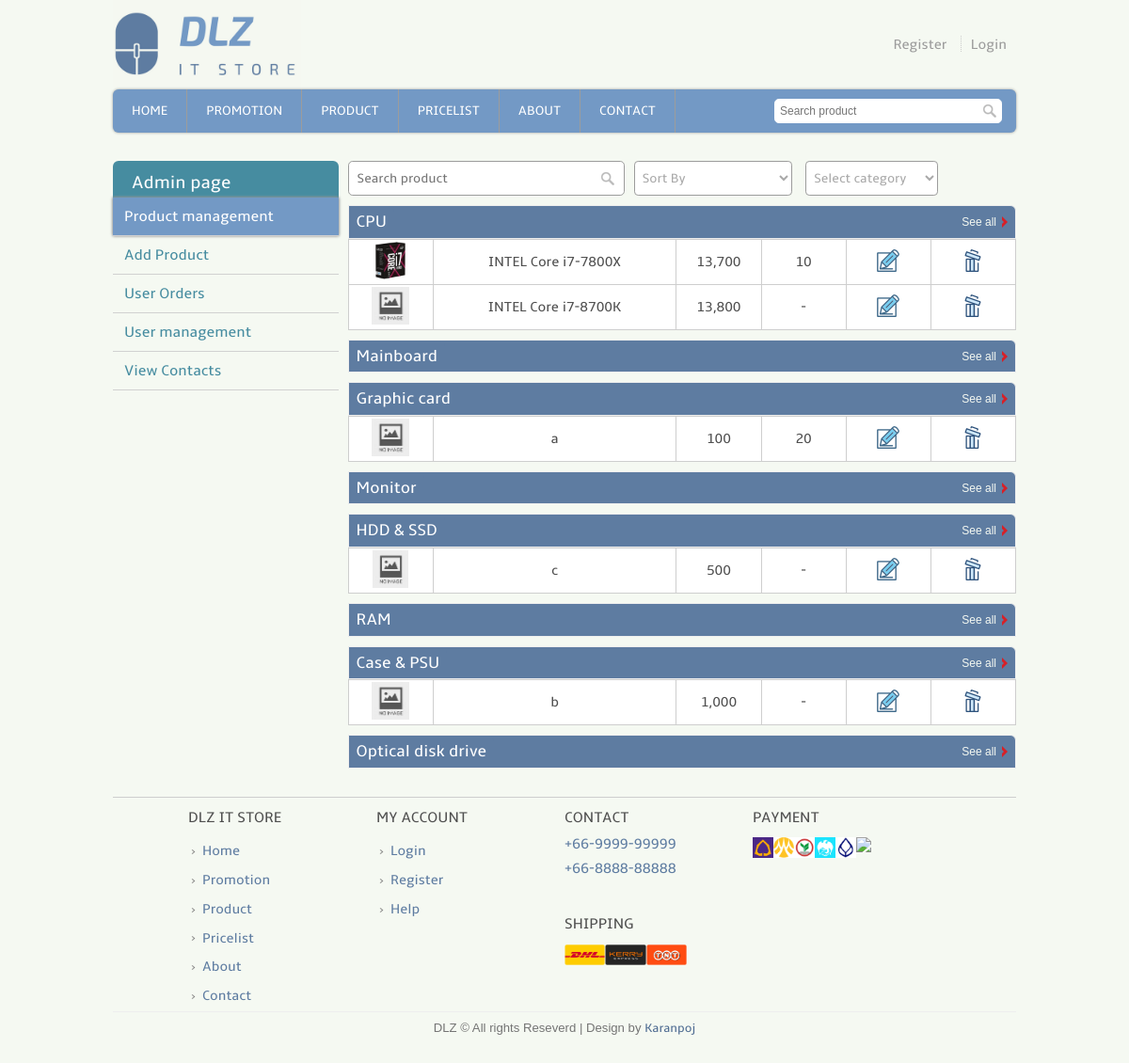
The app's page /admin.php, older data.
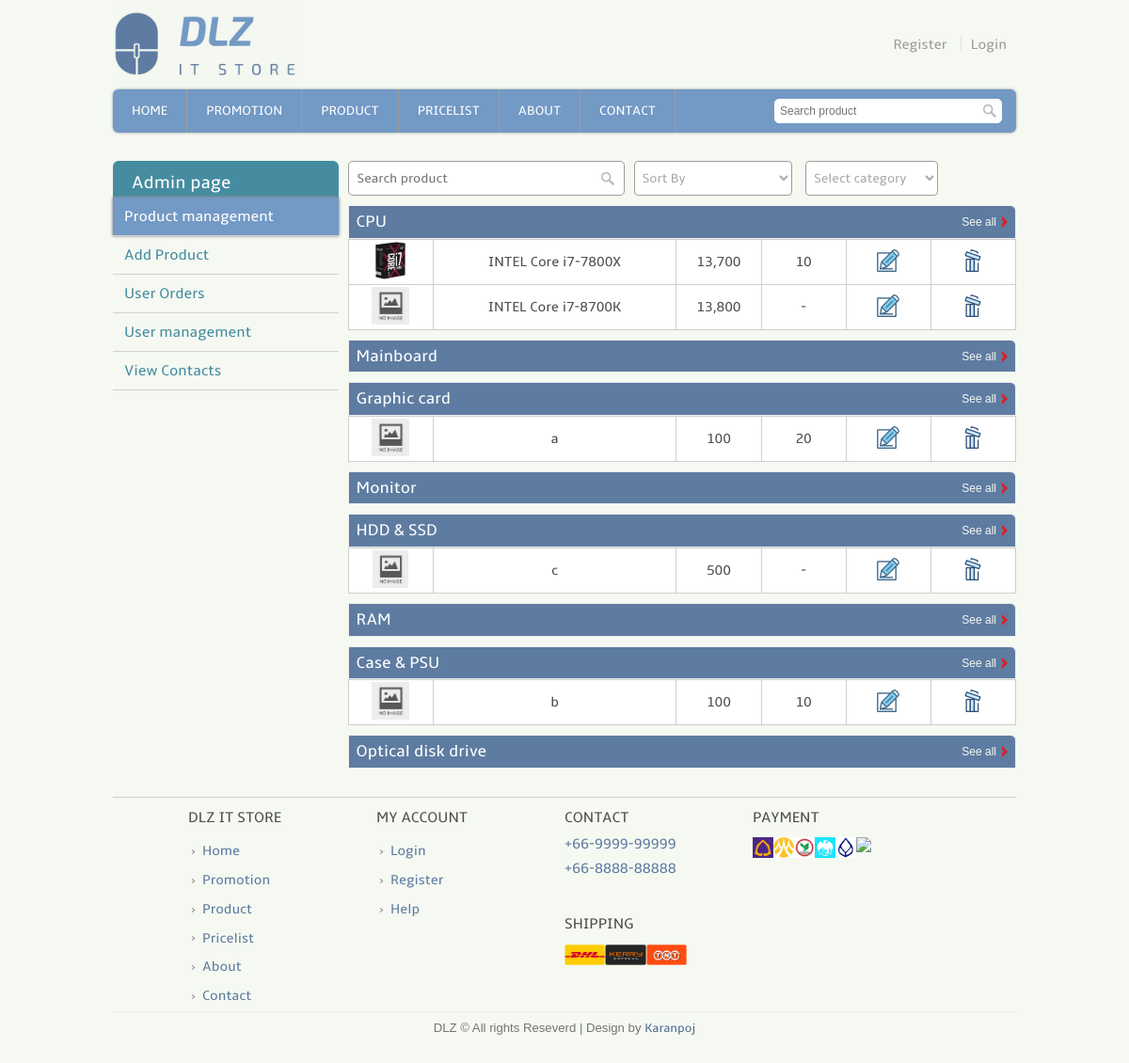
The same page, newer data.
### tables this page shows
CREATE TABLE `product` (
  `pro_id` int(11) NOT NULL,
  `pro_name` varchar(255) NOT NULL,
  `pro_pic` varchar(255) NOT NULL,
  `pro_desc` text NOT NULL,
  `pro_price` float NOT NULL,
  `pro_pdis` int(11) NOT NULL,
  `pro_psale` float NOT NULL,
  `pro_warr` varchar(11) NOT NULL,
  `pro_detail` text NOT NULL,
  `pro_avai` int(11) NOT NULL,
  `cat_id` int(11) NOT NULL
);

### template.class.php (called while the page is built, shortened)
<?php
    class Template {
        protected $file;
        protected $values = array();
        public function __construct($file) {
            $this->file = $file;
        }
        public function set($key, $value) {
            $this->values[$key] = $value;
        }
        public function output() {
            $output = file_get_contents($this->file);
            foreach ($this->values as $key => $value) {
            	$tagToReplace = "[@$key]";
            	$output = str_replace($tagToReplace, $value, $output);
            }
            return $output;
        }
    }
?>

### admin.php (the view, shortened to what the changed rows need)
<?php
	require_once('connect.php');
	include("template.class.php");
	if(!isset($_SESSION['username']))
	{
		$layout_header = new Template("layout_header.tpl");
		$layout_footer = new Template("layout_footer.tpl");
	}
	$layout_header->set('title','Admin : My account : IT Online Shopping website');
	echo $layout_header->output();
	if (!isset($_GET['sortby'])) {
		$sortby = "pro_price";
	}
	else{
		$sortby = $_GET['sortby'];
	}
?>
<div class="user_full">
	<div class="user_left">
		<table class="user_menu">
			<tr>
				<th>
					Admin page
				</th>
			</tr>
		</table>
	</div>
	<div class="admin_right">
			<?php
				echo '<div class="promotion_bar">
						<div class="heading">
    						<h2>CPU</h2>
    					</div>
    					<div class="see_all">
    						<p><a href="admin_cpu.php">See all</a></p>
    					</div>
    					<div class="clear"></div>
					</div>';
			echo	"<table class='product_tb'>";
				$q = "SELECT pro_id,pro_pic,pro_name,pro_price,pro_pdis,c.cat_name FROM product as p , category as c WHERE
p.cat_id = c.cat_id and c.cat_id = 1 ORDER BY ".$sortby;
				$result = $mysqli -> query($q);
				while($row=$result->fetch_array()){
					echo "<tr>";
					if (file_exists("img/product/".$row['pro_pic'])) {
						echo "<td><img src='img/product/".$row['pro_pic']."'  height='40px'></td>";
					}
					else{
						echo "<td><img src='img/product/noimgfoundsmall.jpg' width='40px' height='40px'></td>";
					}
					echo "<td>".$row['pro_name']."</td>";
					echo "<td>".number_format($row['pro_price'])."</td>";
					if ($row['pro_pdis'] == 0) {
						echo "<td>-</td>";
					}else{
						echo "<td>".$row['pro_pdis']."</td>";
					}
					echo "<td><a href='edit_pro.php?edit_id=".$row['pro_id']."'><img src='img/pro_edit.png' width='24' height='24'></td>";
					echo "<td><a href='del_pro.php?delete_id=".$row['pro_id']."' class='confirmation'><img src='img/pro_delete.png' width='24' height='24'></a></td>";
					echo "</tr>";
				}
				echo "</table>";
				echo '<div class="promotion_bar">
						<div class="heading">
    						<h2>Mainboard</h2>
    					</div>
    					<div class="see_all">
    						<p><a href="admin_mainboard.php">See all</a></p>
    					</div>
    					<div class="clear"></div>
					</div>';
			echo '<div class="promotion_bar">
						<div class="heading">
    						<h2>Graphic card</h2>
    					</div>
    					<div class="see_all">
    						<p><a href="admin_graphic_card.php">See all</a></p>
    					</div>
    					<div class="clear"></div>
					</div>';
				echo	"<table class='product_tb'>";
				$q = "SELECT pro_id,pro_pic,pro_name,pro_price,pro_pdis,c.cat_name FROM product as p , category as c WHERE
p.cat_id = c.cat_id and c.cat_id = 3 ORDER BY $sortby";
				$result = $mysqli -> query($q);
				while($row=$result->fetch_array()){
					echo "<tr>";
					if (file_exists("img/product/".$row['pro_pic'])) {
						echo "<td><img src='img/product/".$row['pro_pic']."' width='40px' height='40px'></td>";
					}
					else{
						echo "<td><img src='img/product/noimgfoundsmall.jpg' width='40px' height='40px'></td>";
					}
					echo "<td>".$row['pro_name']."</td>";
					echo "<td>".number_format($row['pro_price'])."</td>";
					if ($row['pro_pdis'] == 0) {
						echo "<td>-</td>";
					}else{
						echo "<td>".$row['pro_pdis']."</td>";
					}
					echo "<td><a href='edit_pro.php?edit_id=".$row['pro_id']."'><img src='img/pro_edit.png' width='24' height='24'></td>";
					echo "<td><a href='del_pro.php?delete_id=".$row['pro_id']."' class='confirmation'><img src='img/pro_delete.png' width='24' height='24'></a></td>";
					echo "</tr>";
				}
				echo "</table>";
			echo '<div class="promotion_bar">
						<div class="heading">
    						<h2>Monitor</h2>
    					</div>
    					<div class="see_all">
    						<p><a href="admin_monitor.php">See all</a></p>
    					</div>
    					<div class="clear"></div>
					</div>';
			echo '<div class="promotion_bar">
						<div class="heading">
    						<h2>HDD & SSD</h2>
    					</div>
    					<div class="see_all">
    						<p><a href="admin_hdd_ssd.php">See all</a></p>
    					</div>
    					<div class="clear"></div>
					</div>';
				echo	"<table class='product_tb'>";
				$q = "SELECT pro_id,pro_pic,pro_name,pro_price,pro_pdis,c.cat_name FROM product as p , category as c WHERE
p.cat_id = c.cat_id and c.cat_id = 5 ORDER BY $sortby";
				$result = $mysqli -> query($q);
				while($row=$result->fetch_array()){
					echo "<tr>";
					if (file_exists("img/product/".$row['pro_pic'])) {
						echo "<td><img src='img/product/".$row['pro_pic']."' height='40px'></td>";
					}
					else{
						echo "<td><img src='img/product/noimgfoundsmall.jpg' height='40px'></td>";
					}
					echo "<td>".$row['pro_name']."</td>";
					echo "<td>".number_format($row['pro_price'])."</td>";
					if ($row['pro_pdis'] == 0) {
						echo "<td>-</td>";
					}else{
						echo "<td>".$row['pro_pdis']."</td>";
					}
					echo "<td><a href='edit_pro.php?edit_id=".$row['pro_id']."'><img src='img/pro_edit.png' width='24' height='24'></a></td>";
					echo "<td><a href='del_pro.php?delete_id=".$row['pro_id']."' class='confirmation'><img src='img/pro_delete.png' width='24' height='24'></a></td>";
					echo "</tr>";
				}
				echo "</table>";
			echo '<div class="promotion_bar">
						<div class="heading">
    						<h2>RAM</h2>
    					</div>
    					<div class="see_all">
    						<p><a href="admin_ram.php">See all</a></p>
    					</div>
    					<div class="clear"></div>
					</div>';
			echo '<div class="promotion_bar">
						<div class="heading">
    						<h2>Case & PSU</h2>
    					</div>
    					<div class="see_all">
    						<p><a href="admin_case_psu.php">See all</a></p>
    					</div>
    					<div class="clear"></div>
					</div>';
				echo	"<table class='product_tb'>";
				$q = "SELECT pro_id,pro_pic,pro_name,pro_price,pro_pdis,c.cat_name FROM product as p , category as c WHERE
p.cat_id = c.cat_id and c.cat_id = 7 ORDER BY $sortby";
				$result = $mysqli -> query($q);
				while($row=$result->fetch_array()){
					echo "<tr>";
					if (file_exists("img/product/".$row['pro_pic'])) {
						echo "<td><img src='img/product/".$row['pro_pic']."' height='40px'></td>";
					}
					else{
						echo "<td><img src='img/product/noimgfoundsmall.jpg' width='40px' height='40px'></td>";
					}
					echo "<td>".$row['pro_name']."</td>";
					echo "<td>".number_format($row['pro_price'])."</td>";
					if ($row['pro_pdis'] == 0) {
						echo "<td>-</td>";
					}else{
						echo "<td>".$row['pro_pdis']."</td>";
					}
					echo "<td><a href='edit_pro.php?edit_id=".$row['pro_id']."'><img src='img/pro_edit.png' width='24' height='24'></td>";
					echo "<td><a href='del_pro.php?delete_id=".$row['pro_id']."' class='confirmation'><img src='img/pro_delete.png' width='24' height='24'></a></td>";
					echo "</tr>";
				}
				echo "</table>";
			echo '<div class="promotion_bar">
						<div class="heading">
    						<h2>Optical disk drive</h2>
    					</div>
    					<div class="see_all">
    						<p><a href="admin_odd.php">See all</a></p>
    					</div>
    					<div class="clear"></div>
					</div>';
			?>
	</div>
</div>
<?php
	echo $layout_footer->output();
?>

Row changes from the older to the newer data that the page shows:
removed product: pro_name "b", pro_price "1,000", shown under "Case & PSU"
added product: pro_name "b", pro_price "100", pro_pdis "10", shown under "Case & PSU"
